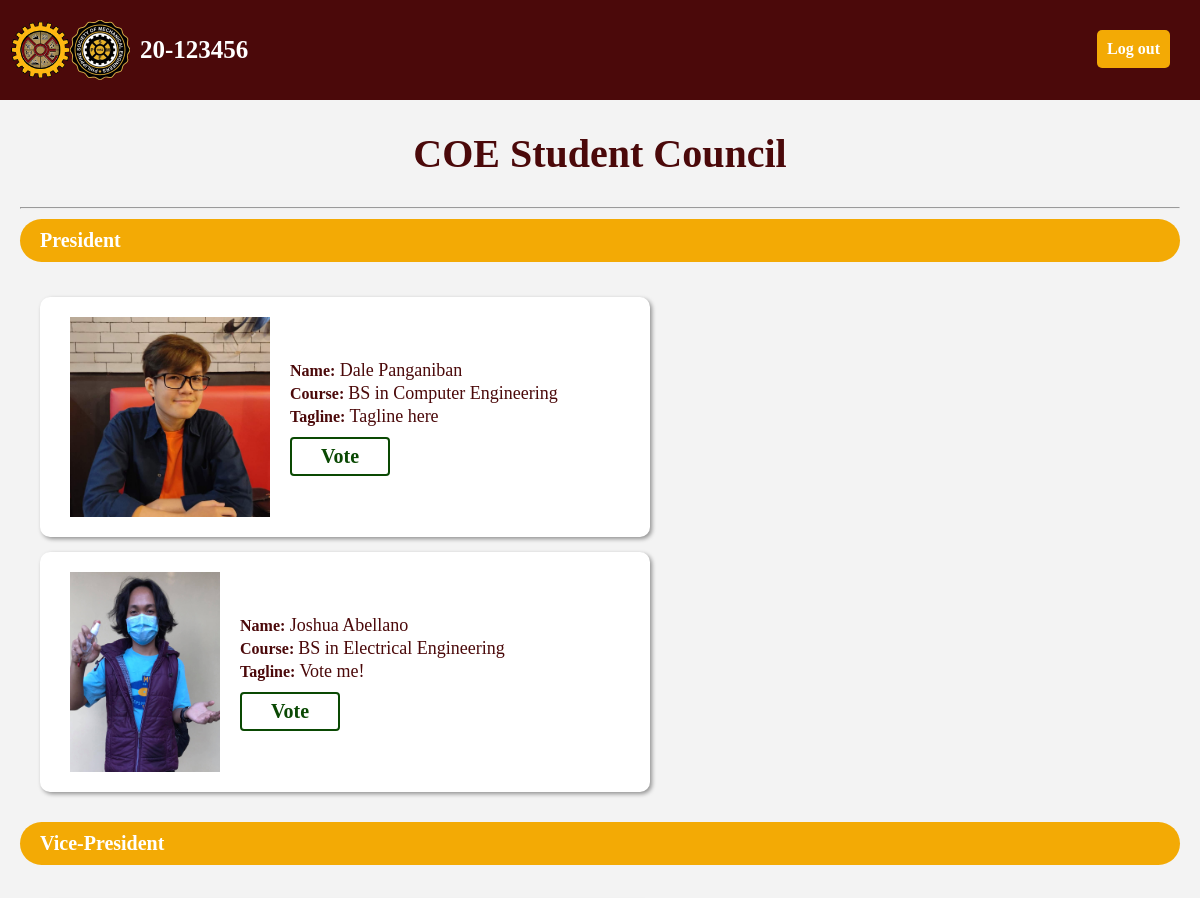
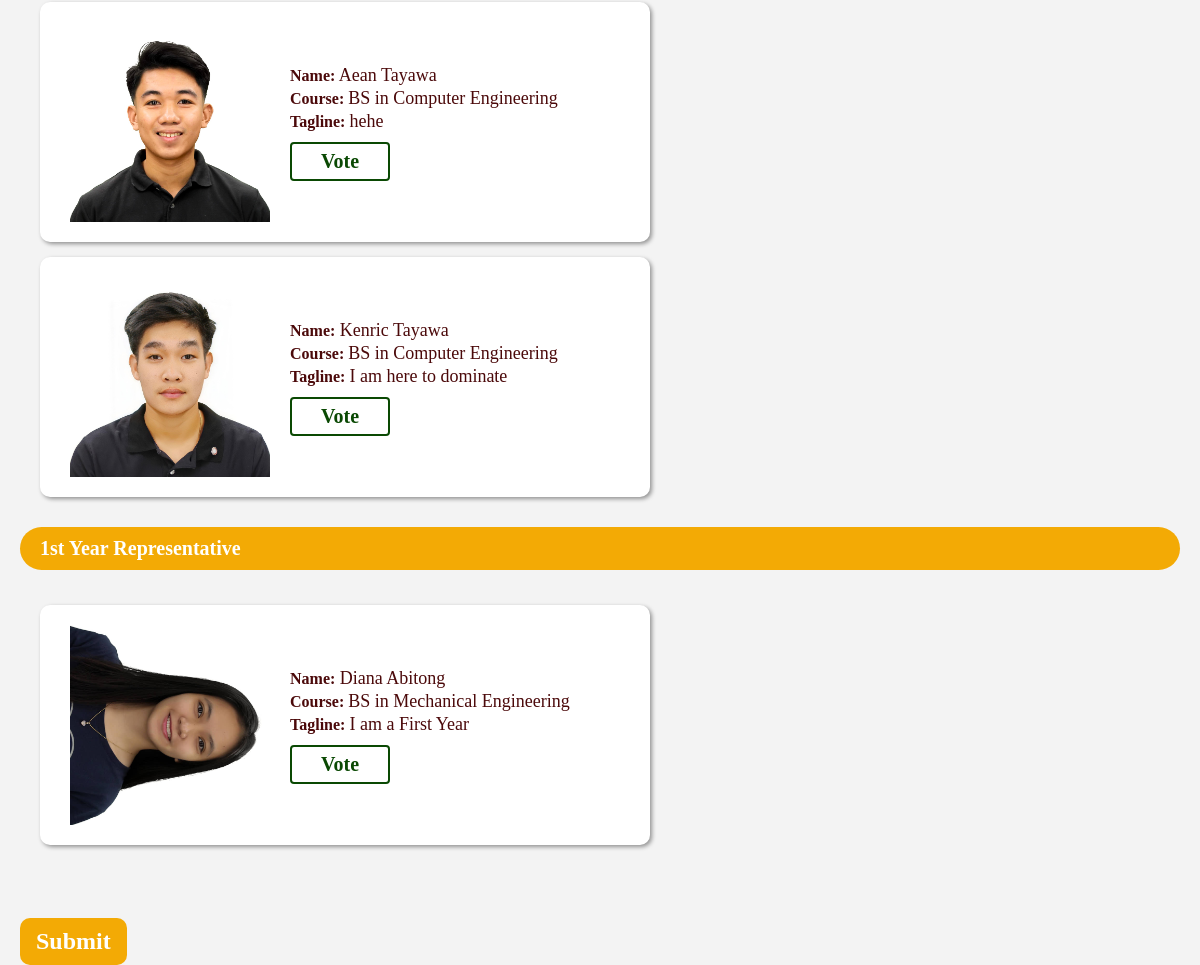
Screenshot of /Voters/index.php (signed in) with the database file from the repository (2 pictures, top to bottom).
### tables this page shows
CREATE TABLE `election_title` (
  `id` int(11) NOT NULL,
  `title` varchar(255) NOT NULL
);

CREATE TABLE `position` (
  `id` int(11) NOT NULL,
  `position` varchar(150) NOT NULL,
  `columnName` varchar(50) NOT NULL,
  `label` varchar(11) NOT NULL
);

CREATE TABLE `candidates` (
  `id` int(11) NOT NULL,
  `position_id` int(11) NOT NULL,
  `profile` varchar(255) NOT NULL,
  `student_number` varchar(100) NOT NULL,
  `first_name` varchar(255) NOT NULL,
  `last_name` varchar(255) NOT NULL,
  `course` varchar(255) NOT NULL,
  `platform` text NOT NULL
);

### Voters/index.php (the view, shortened to what this page needs)
<?php
    include("../Log in/functions.php");
    $select_election_title = mysqli_query($conn, "SELECT * FROM `election_title`");
    $fetch_election_title = mysqli_fetch_assoc($select_election_title);
    $election_title = $fetch_election_title['title'];
    $label = $_SESSION['year_level'];
    $student_number = $_SESSION['student_number'];
    $select_logo = mysqli_query($conn, "SELECT * FROM `voters` WHERE student_number = '$student_number'");
    $fetch_logo = mysqli_fetch_assoc($select_logo);
    $course = $fetch_logo['course'];
    if($course == 'BS in Agricultural and Biosystems Engineering'){
        $logo = "../Img/2.png";
    }
    else if($course == 'BS in Ceramics Engineering'){
        $logo = "../Img/9.png";
    }
    else if($course == 'BS in Chemical Engineering'){
        $logo = "../Img/7.png";
    }
    else if($course == 'BS in Civil Engineering'){
        $logo = "../Img/8.png";
    }
    else if($course == 'BS in Computer Engineering'){
        $logo = "../Img/6.png";
    }
    else if($course == 'BS in Electrical Engineering'){
        $logo = "../Img/1.png";
    }
    else if($course == 'BS in Electronics Engineering'){
        $logo = "../Img/4.png";
    }
    else if($course == 'BS in Mechanical Engineering'){
        $logo = "../Img/3.png";
    }
    else{
        $logo = "none";
    }
?>
<!DOCTYPE html>
<html>
<head>
	<link rel="stylesheet" href="style1.css">
</head>
<body>
	<section class= "Navigation">
		<div class="header">
			<nav>
				<img class= "logo-img" src = "../Img/COE.png" width=60px height=60px>
                <img class= "logo-img" src = "<?php echo $logo;?>" width=60px height=60px>
				<span><?php echo $student_number; ?></span>
			<div class = "btn_log-out">
				<a href="../Log in/logout.php" class = "log-out">Log out</a>
			</div>
			</nav>
		</div>
		<div class="main">
            <form method="POST" action="confirm.php">
			<h2><?php echo $election_title; ?></h2><hr>
                <?php
                    $select_position = mysqli_query($conn, "SELECT * FROM `position` WHERE label = 'General' ");
                    if(mysqli_num_rows($select_position) > 0){
                        while($fetch_position = mysqli_fetch_assoc($select_position)){
                            $pid = $fetch_position['id'];
                            ?>
                            <div class="container">
                                <div class="position">
                                    <h3><?php echo $fetch_position['position']; ?></h3>
                                </div>
                                <div class="contents">
                                    <?php
                                        $select_candidate = mysqli_query($conn, "SELECT * FROM `candidates` WHERE position_id = '$pid'");
                                        if(mysqli_num_rows($select_candidate) > 0){
                                            while($fetch_candidate = mysqli_fetch_assoc($select_candidate)){ ?>
                                                <div class="candidate">
                                                    <img src="../Candidate/<?php echo $fetch_candidate['profile'];?>">
                                                    <div class="info-con">
                                                    <ul class = "info">
                                                        <li><b>Name:</b> <?php echo $fetch_candidate['first_name'] . " " . $fetch_candidate['last_name'];?></li>
                                                        <li><b>Course:&nbsp</b><?php echo $fetch_candidate['course'];?></li>
                                                        <li class = "tagline"><b>Tagline:&nbsp</b><?php echo $fetch_candidate['platform'];?></li>
                                                    </ul>
                                                    <div class = "button-vote">
                                                        <div class="radio-container">
                                                            <div class="radio-title">
                                                                    <label>Vote</label>
                                                             </div>
                                                        </div>
                                                    </div>
                                                    </div>
                                                </div>
                                            <?php
                                            }
                                        }
                                    ?>
                                </div>
                            </div>
                        <?php
                        }
                    } ?>
                    <?php
                    $select_position = mysqli_query($conn, "SELECT * FROM `position` WHERE label = '$label' ");
                    if(mysqli_num_rows($select_position) > 0){
                        $fetch_position = mysqli_fetch_assoc($select_position);
                        $pid = $fetch_position['id'];
                        ?>
                        <div class="container">
                                <div class="position">
                                        <h3><?php echo $fetch_position['position'];; ?></h3>
                                </div>
                            <div class="contents">
                                <?php
                                $select_candidate = mysqli_query($conn, "SELECT * FROM `candidates` WHERE position_id = '$pid'");
                                if(mysqli_num_rows($select_candidate) > 0){
                                    while($fetch_candidate = mysqli_fetch_assoc($select_candidate)){ ?>
                                        <div class="candidate">
                                            <img src="../Candidate/<?php echo $fetch_candidate['profile'];?>">
                                            <div class = "info-con">
                                                <ul class = "info">
                                                    <li><b>Name:</b> <?php echo $fetch_candidate['first_name'] . " " . $fetch_candidate['last_name'];?></li>
                                                    <li><b>Course:&nbsp</b><?php echo $fetch_candidate['course'];?></li>
                                                    <li><b>Tagline:&nbsp</b><?php echo $fetch_candidate['platform'];?></li>
                                                </ul>
                                                    <div class = "button-vote">
                                                        <div class="radio-container">
                                                            <div class="radio-title">
                                                                <label>Vote</label>
                                                            </div>
                                                        </div>
                                                    </div>
                                            </div>
                                        </div>
                                    <?php
                                    }
                                }
                            ?>
                            </div>
                        </div>
                    <?php
                    }
                    ?>
                <div class="confirm-btn">
                    <button type="submit" name="confirm_btn"> Submit </button>
                </div>
            </form>
		</div>
	</section>
</body>
</html>

### Voters/style1.css (style rules this page uses)
* { margin:0; padding:0; font-size: 16px; box-sizing: border-box; }
body { background-color: #f3f3f3; }
.Navigation .header { position: relative; background-color:#4b090a; padding: 20px 10px; color: white; justify-content: space-between; }
.Navigation .header span { font-family:raleway; font-size: 25px; margin: 10px; }
.Navigation .header nav { display: flex; align-items: center; font-weight: bold; }
.log-out { position: absolute; top: 0%; right: 0; margin-top: 30px; margin-right: 30px; padding: 10px 10px; border: none; border-radius: 5px; cursor: pointer; background-color: #f3aa05; font-family: montserrat; font-weight: bold; color: white; text-decoration: none; }
.main { position: relative; display: block; padding: 30px 20px; }
.main h2 { display: flex; justify-content: center; align-items: center; font-size: 40px; padding-bottom: 30px; font-family: montserrat; color: #4b090a; }
.main .container { position: relative; display: flex; flex-direction: column; }
.main .position { display:flex; background-color: #f3aa05; color: white; margin-top: 10px; border-radius: 100px; }
.main .position h3 { font-size:20px; padding-left: 20px; font-family: montserrat; padding-top: 10px; padding-bottom: 10px; }
.main .contents { display: flex; flex-wrap: wrap; padding: 20px; }
.main .contents .candidate { display: flex; background-color: white; align-items: center; border-radius: 10px; width: 610px; min-height: 240px; box-shadow: 2px 2px 4px rgba(0,0,0,0.4); margin-right: 15px; margin-top: 15px; padding: 10px; }
.main .contents .candidate .info { display: block; list-style: none; }
.main .contents .candidate .info li { display: block; font-size: 18px; font-family: montserrat; color: #4b090a; margin-top: 2px; }
.main .contents .candidate img { width: 200px; height: 200px; margin-right: 20px; margin-left: 20px; }
.info-con { width: 100%; }
.info-con .button-vote { width: 100px; margin-top: 10px; }
.radio-container { position: relative; height: 100%; }
.radio-container .radio-title { display: flex; align-items: center; justify-content: center; height: 100%; width: 100%; border: 2px solid #0a4903; border-radius: 4px; padding: 6px 6px; }
.radio-container label { color: #0a4903; font-size: 20px; font-family: montserrat; font-weight: bold; }
.confirm-btn { position: absolute; bottom: -70px; }
.confirm-btn button { padding: 10px 16px; font-size: 24px; font-family: montserrat; font-weight: bold; border-radius: 10px; color: white; background-color: #f3aa05; border: none; cursor: pointer; }

### rows the page displays
election_title: title "COE Student Council"
position: position "President"
candidates: profile (picture), first_name "Dale", last_name "Panganiban", course "BS in Computer Engineering", platform "Tagline here"
candidates: profile (picture), first_name "Joshua", last_name "Abellano", course "BS in Electrical Engineering", platform "Vote me!"
position: position "Vice-President"
candidates: profile (picture), first_name "Aean", last_name "Tayawa", course "BS in Computer Engineering", platform "hehe"
candidates: profile (picture), first_name "Kenric", last_name "Tayawa", course "BS in Computer Engineering", platform "I am here to dominate"
position: position "1st Year Representative"
candidates: profile (picture), first_name "Diana", last_name "Abitong", course "BS in Mechanical Engineering", platform "I am a First Year"

### other values shown
$student_number "20-123456"
